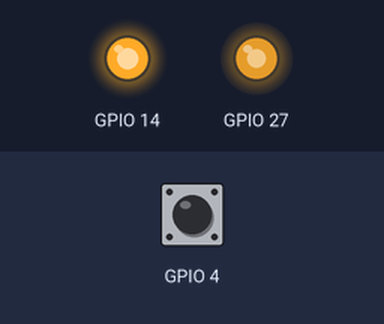
The sketch below on a simulated ESP32. On the bench: output pins drawn as LEDs (lit = HIGH). The inputs (shaded band) are chosen by the test bench; at power-on: GPIO 4 HIGH. What the sketch prints to the serial monitor is not drawn.

Above: at 1.2 s.
1.3 s: GPIO 4 pulled LOW for 0.15 s
At 1.37 s:
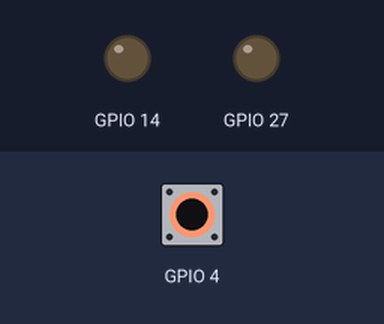
2.9 s: GPIO 4 pulled LOW for 3.2 s
At 6.6 s:
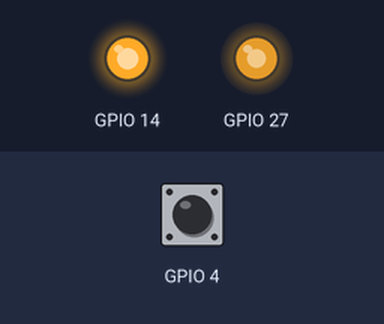
7.6 s: GPIO 4 driven LOW
At 9.0 s:
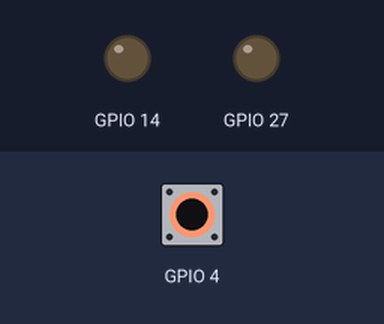
10.6 s: GPIO 4 driven HIGH
At 11.2 s:
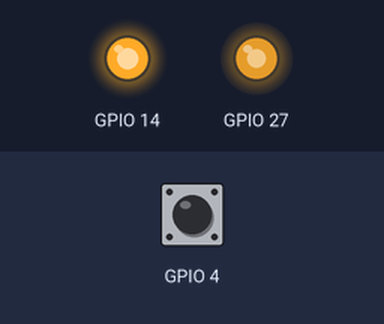
Timing chart, 0 to 13.1 s (numbered marks = the images above; inputs shaded):
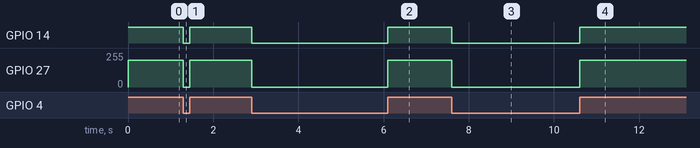

The sketch:

motor_port4_ir_gpio4.ino
```cpp
void setup() {
  Serial.begin(115200);
  pinMode(27, OUTPUT);
  pinMode(14, OUTPUT);
  ledcAttach(27, 5000, 8);
  pinMode(4, INPUT_PULLUP);
  digitalWrite(14, HIGH);
  ledcWrite(27, 200);
  Serial.println("system started");
}

void loop() {
  if (digitalRead(4) == LOW) {
    digitalWrite(14, LOW);
    ledcWrite(27, 0);
    Serial.println("object detected");
  } else {
    digitalWrite(14, HIGH);
    ledcWrite(27, 200);
  }
}
```

Measured:
- after the input at 1.3 s, GPIO 14: HIGH → LOW at once, → HIGH 0.15 s later; GPIO 27: 199/255 → 0/255 at once, → 199/255 0.15 s later
- after the input at 2.9 s, GPIO 14: HIGH → LOW at once, → HIGH 3.2 s later; GPIO 27: 199/255 → 0/255 at once, → 199/255 3.2 s later
- after the input at 7.6 s, GPIO 14: HIGH → LOW at once; GPIO 27: 199/255 → 0/255 at once
- after the input at 10.6 s, GPIO 14: LOW → HIGH at once; GPIO 27: 0/255 → 199/255 at once
